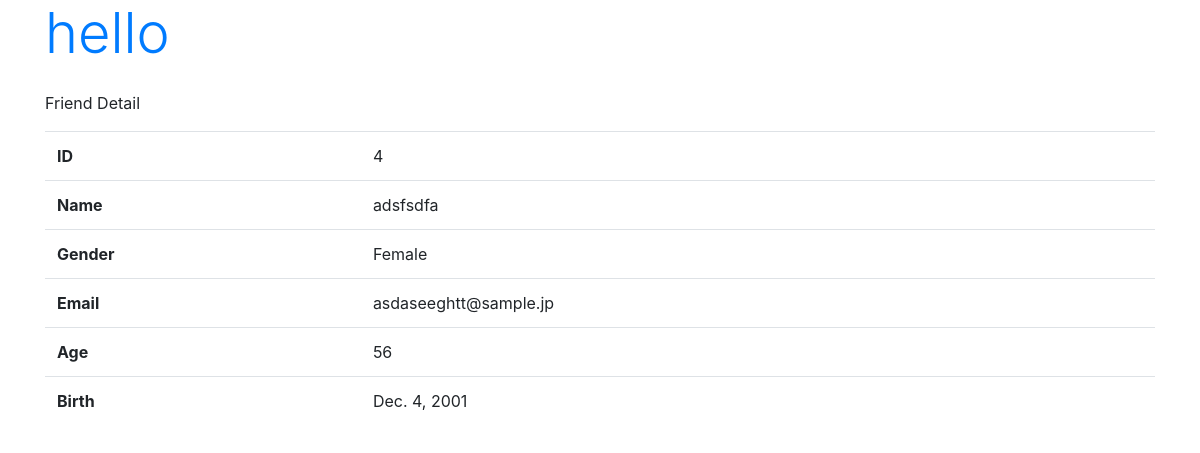
The page /hello/detail/4 on the database its author committed.
### hello/models.py (models this page shows, shortened)
class Friend(models.Model):
    name = models.CharField(max_length = 100)
    mail = models.EmailField(max_length = 200)
    gender = models.BooleanField()
    age = models.IntegerField(default = 0)
    birthday = models.DateField()

### hello/views.py (the view)
# urls.py: path('detail/<int:pk>', FriendDetail.as_view()),
class FriendDetail(DetailView):
    model = Friend

### hello/templates/hello/friend_detail.html (shortened to what this page needs)
{% load static %}
<!DOCTYPE html>
<html lang="ja">
<head>
    <link rel="stylesheet" href="https://stackpath.bootstrapcdn.com/bootstrap/4.5.0/css/bootstrap.min.css">
</head>
<body class="container">
    <h1 class="display-4 text-primary mb-4"><a href="{% url 'index' %}">hello</a></h1>
    <p>Friend Detail</p>
    <table class='table'>
        <tr> <th>ID</th><td>{{object.id}}</td></tr>
        <tr><th>Name</th><td>{{object.name}}</td></tr>
        <tr>
            <th>Gender</th><td>
                {% if object.gender == True %}Female{% endif %}
            </td>
        </tr>
        <tr><th>Email</th><td>{{object.mail}}</td></tr>
        <tr><th>Age</th><td>{{object.age}}</td></tr>
        <tr><th>Birth</th><td>{{object.birthday}}</td></tr>
    </table>
</body>
</html>

### rows shown on the page
Friend: id "4", name "adsfsdfa", mail "asdaseeghtt@sample.jp", age "56", birthday "Dec. 4, 2001"
